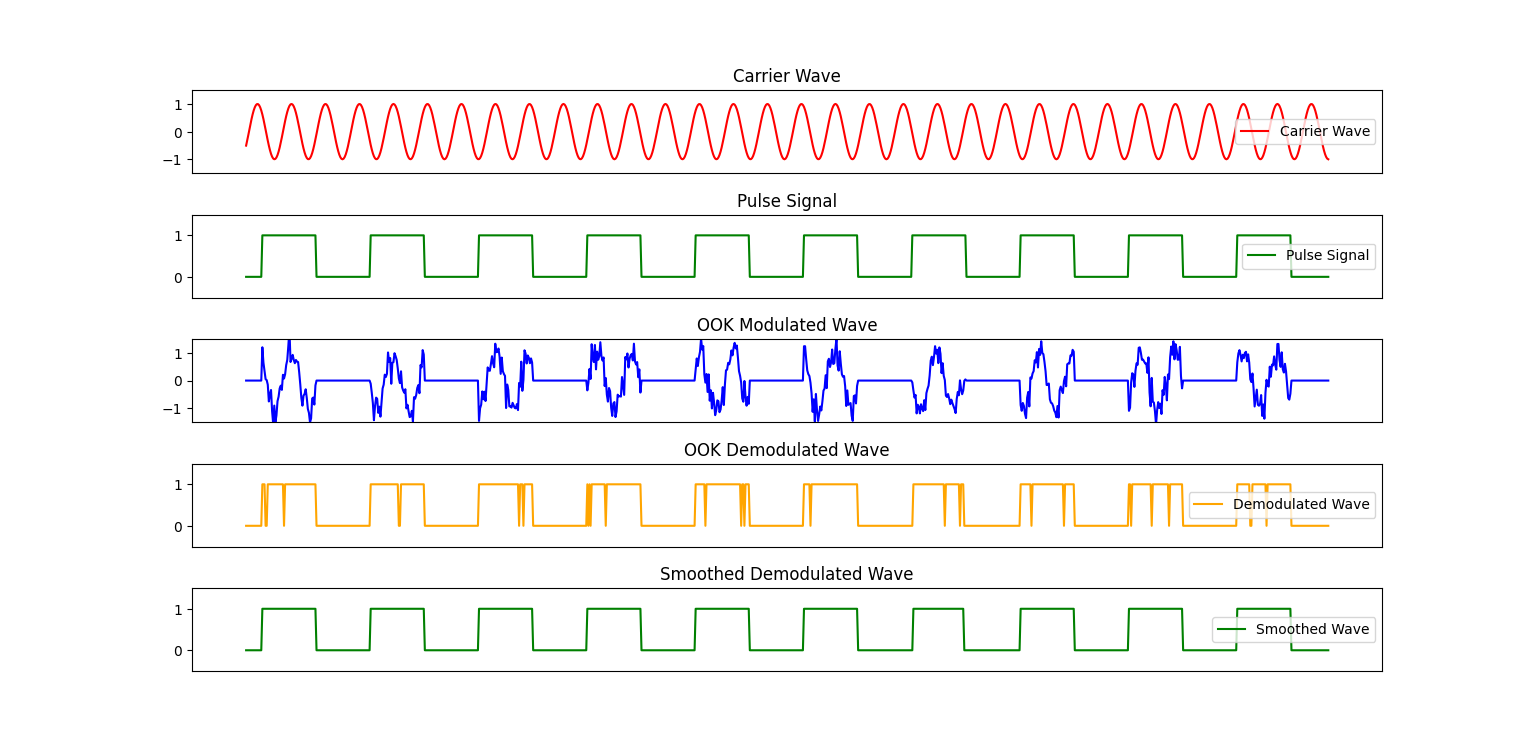

This figure's Python source:
import numpy as np
from scipy.ndimage import binary_dilation, binary_erosion
import matplotlib.pyplot as plt
from matplotlib.animation import FuncAnimation

# Generate data
x = np.linspace(10, 30, 1000)

# Subplots for carrier wave, pulse signal, and modulated wave
fig, ax = plt.subplots(5, 1, figsize=(15, 6))
plt.subplots_adjust(hspace=0.5)

# Carrier wave (sine wave)
carrier_frequency = 10
carrier_wave = np.sin(carrier_frequency * x)

# Plot for carrier wave
ax[0].plot(x, carrier_wave, label='Carrier Wave', color='red')
ax[0].set_title('Carrier Wave')
ax[0].set_ylim(-1.5, 1.5)
ax[0].tick_params(axis='x', which='both', bottom=False, top=False, labelbottom=False)
ax[0].legend()

# Parameters for pulse signals
pulse_amplitude = 1
pulse_width = 2.0

# Animation Function
def animate(frame):
    for axes in ax[1::]:
        axes.clear()
    
    # Pulse signal
    pulse_shift = frame * 0.1
    pulse_signal = (np.abs(x - pulse_shift) % pulse_width < pulse_width / 2).astype(float) * pulse_amplitude

    # OOK modulation
    modulated_wave = (carrier_wave * pulse_signal)

    # Noise
    np.random.seed(13213)
    noise_amplitude = 0.3 # Set the value to 0.0 to eliminate noise
    modulated_wave += np.random.normal(loc=0, scale=noise_amplitude, size=len(x)) * (pulse_signal > 0)

    # Threshold
    threshold = 0.1
    demodulated_wave = (modulated_wave > threshold).astype(float) *  pulse_amplitude
    demodulated_wave += (modulated_wave < -threshold).astype(float) *  pulse_amplitude

    # Threshold for binary signal
    binary_signal = (demodulated_wave > 0).astype(int)

    # Smoothening the binary signal using dialation and erosion
    smoothed_signal = binary_erosion(binary_dilation(binary_signal))

    # Plot the updated pulse signal
    ax[1].plot(x, pulse_signal, label='Pulse Signal', color='green')
    ax[1].set_title('Pulse Signal')
    ax[1].set_ylim(-0.5, 1.5)
    ax[1].legend()

    # Plot the updated modulated signal
    ax[2].plot(x, modulated_wave, color='blue')
    ax[2].set_title('OOK Modulated Wave')
    ax[2].set_ylim(-1.5, 1.5)
    # ax[2].legend()

    # Plot the updated demodulated signal
    ax[3].plot(x, demodulated_wave, label='Demodulated Wave', color='orange')
    ax[3].set_title('OOK Demodulated Wave')
    ax[3].set_ylim(-0.5, 1.5)
    ax[3].legend()

    # Plot the updated smoothed demodulated signal
    ax[4].plot(x, smoothed_signal, label='Smoothed Wave', color='green')
    ax[4].set_title('Smoothed Demodulated Wave')
    ax[4].set_ylim(-0.5, 1.5)
    ax[4].legend()

    for axes in ax:
        axes.tick_params(axis='x', which='both', bottom=False, top=False, labelbottom=False)


ani = FuncAnimation(fig, animate, frames=100, interval=50)

plt.show()
